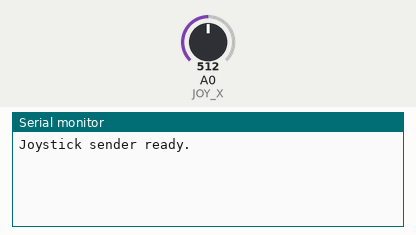
A sketch run on a simulated Arduino Uno, built with avr-gcc and run on an emulated ATmega328P. Parts: the last lines printed to the serial monitor. The test bench sets the inputs (shaded band); at power-on: A0 (JOY_X) = 512.

Above: at 1.2 s.
1.3 s: A0 (JOY_X) set to 536
2.8 s: A0 (JOY_X) set to 558
At 3.11 s:
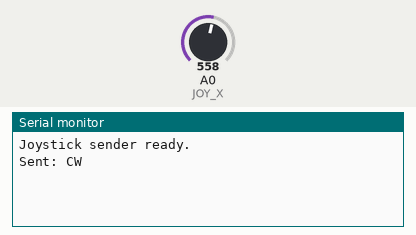
At 5.83 s:
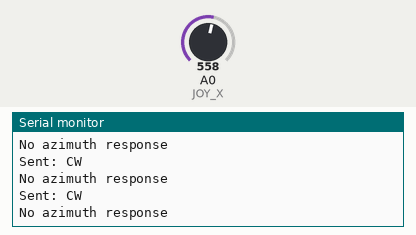

Measured:
- the behaviour switches between 542 and 543 on A0 (JOY_X) (found by bisection; images 0 and 1)
- after the input at 2.8 s, the serial monitor: prints a new line at once (image 1)

The sketch:

AarduinoPlusJoystik.ino
```cpp
#include <SoftwareSerial.h>

//Joystick setup
#define JOY_X A0 //Input pin
#define DEADZONE 30

// Setup connection--- Waveshare ---
SoftwareSerial ethSerial(10, 11);  // RX, TX

void setup() {
  Serial.begin(9600);
  ethSerial.begin(9600);
  Serial.println("Joystick sender ready.");
}

void loop() {
  int x = analogRead(JOY_X) - 512;

  String cmd = "0";
  if (x > DEADZONE) {
    cmd = "CW";
  } else if (x < -DEADZONE) {
    cmd = "CCW";
  }

  if (cmd != "0") {
    ethSerial.println(cmd);        // отправка команды
    Serial.println("Sent: " + cmd);

    // ждём ответ — азимут
    unsigned long start = millis();
    while (!ethSerial.available() && millis() - start < 500);  // таймаут 500мс

    if (ethSerial.available()) {
      String response = ethSerial.readStringUntil('\n');
      response.trim();
      Serial.println("Azimuth: " + response);
    } else {
      Serial.println("No azimuth response");
    }
  }

  delay(100);  // задержка между циклами
}
```
